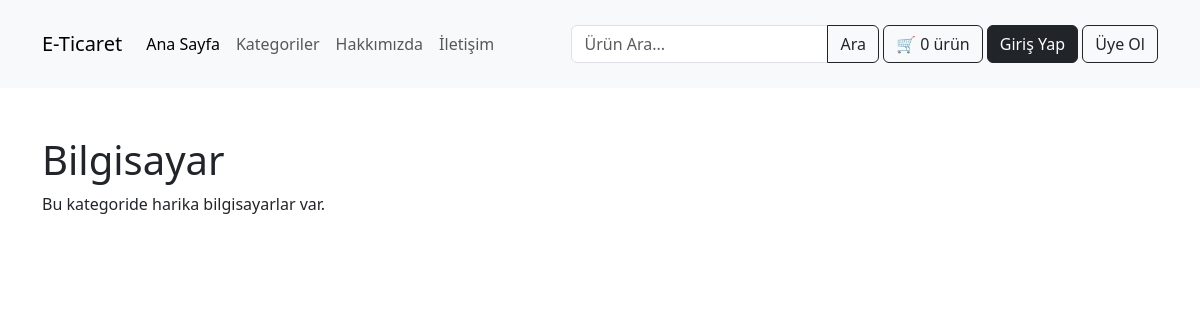
The page /kategori/bilgisayar on the database its author committed.
### tables this page shows
CREATE TABLE `categories` (
  `id` int(11) NOT NULL,
  `title` varchar(100) NOT NULL,
  `description` varchar(1000) NOT NULL,
  `slug` varchar(12000) NOT NULL
);

### app/helpers/helpers.php (called while the page is built, shortened)
<?php
function loadView($view, $pageTitle = 'Ecommerce Website')
{
    require "./views/$view.php";
}
function getParams()
{
    $url = @$_GET['url'];
    $url = rtrim($url, '/');
    $url = filter_var($url, FILTER_SANITIZE_URL);
    $url = explode('/', $url);
    return $url;
}

### controllers/categoryController.php (called while the page is built)
<?php
$router = new Router();
$categorySlug = @getParams()[1];
$router->get('kategoriler', function () {
    loadView('categories/index', 'Tüm Kategoriler');
});
$router->get("kategori/$categorySlug", function () {
    loadView('categories/details', 'Tüm Kategoriler');
});

### index.php (called while the page is built, shortened)
<?php
require_once 'controllers/categoryController.php';

### views/categories/details.php (the view, shortened to what this page needs)
<?php require_once BASE_DIRECTORY . 'views/_components/header.php' ?>
<?php
global $db;
$categorySlug = @getParams()[1];
$getCategory = $db->prepare("SELECT * FROM categories WHERE slug = :slug");
$getCategory->bindParam(':slug', $categorySlug);
$getCategory->execute();
$category = $getCategory->fetch(PDO::FETCH_OBJ);
?>
<section id="categories">
    <div class="container mt-5">
        <div class="row row-cols-4 row-gap-3">
            <div class="col-12">
                <h1><?=$category->title?></h1>
                <p><?=$category->description?></p>
            </div>
        </div>
    </div>
</section>
</body>
</html>

### rows shown on the page
categories: title "Bilgisayar", description "Bu kategoride harika bilgisayarlar var."
